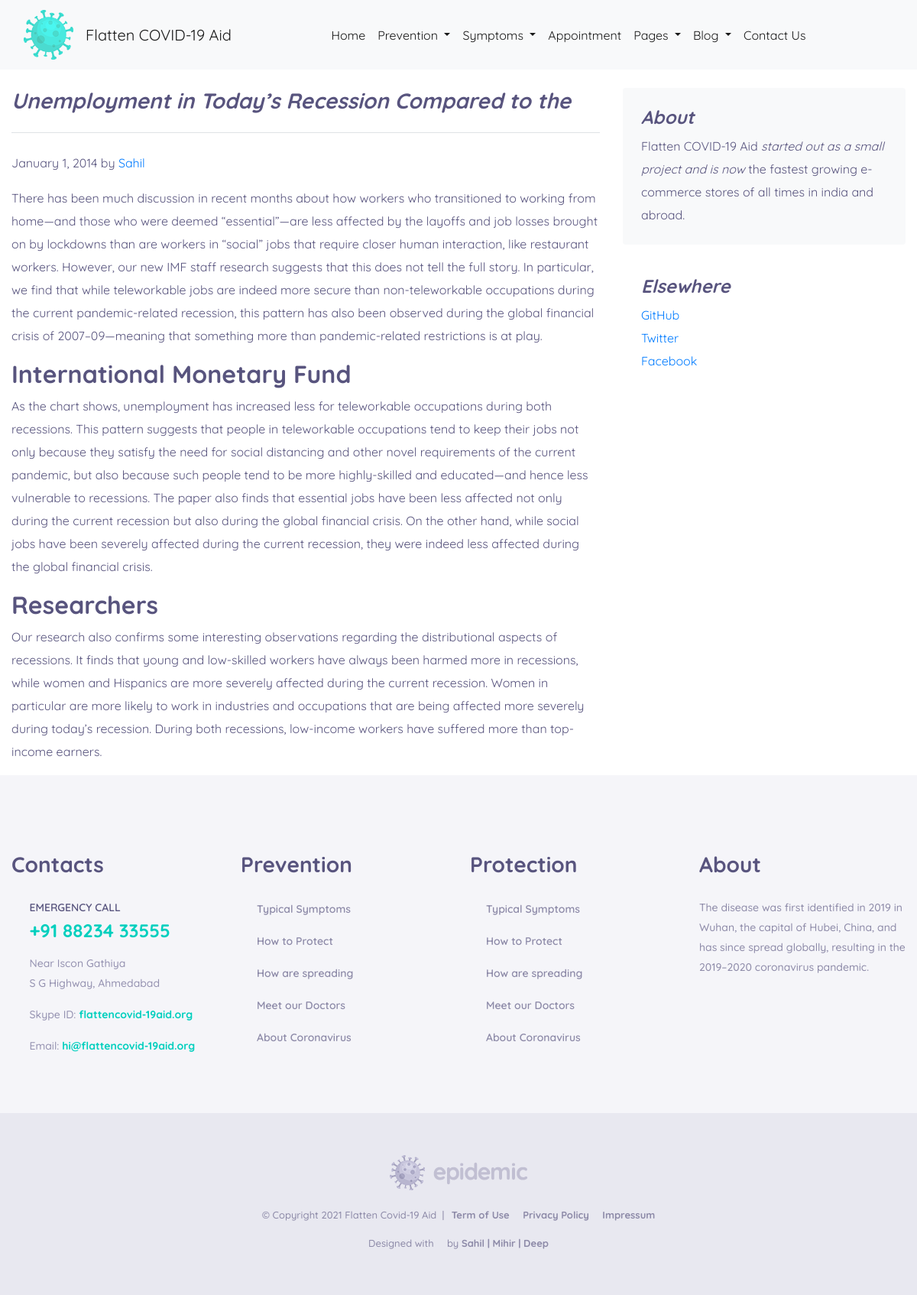
Page /blog/blogpost/8 on the committed database.
### blog/models.py (models this page shows)
class Blogpost(models.Model):
    post_id = models.AutoField(primary_key= True)
    title = models.CharField(max_length=50)
    head0 = models.CharField(max_length=500, default="")
    chead0 = models.CharField(max_length=5000, default="")
    head1 = models.CharField(max_length=500, default="")
    chead1 = models.CharField(max_length=5000, default="")
    head2 = models.CharField(max_length=500, default="")
    chead2 = models.CharField(max_length=5000, default="")
    pub_date = models.DateField()
    thumbnail = models.ImageField(upload_to='blog/images', default="")
    def __str__(self):
        return self.title

### blog/views.py (the view)
# urls.py: path("blogpost/<int:id>",views.blogpost , name="BlogPost" ),
def blogpost(request, id):
    post = Blogpost.objects.filter(post_id = id)[0]
    print(post)
    return render(request, 'blog/blogpost.html',{'post':post})

### blog/templates/blog/blogpost.html (shortened to what this page needs)
{% extends 'blog/basic.html' %}
{% load static %}
{% block body %}
<div class="container">
    <div class="row mt-4">
        <div class="col-md-8 blog-main">
            <h3 class="pb-4 mb-4 font-italic border-bottom">
                {{post.title}}
            </h3>
            <div class="blog-post">
                <p class="blog-post-meta">January 1, 2014 by <a href="#"> Sahil </a></p>
                <p>{{post.chead0}}</p>
                <h2>{{post.head1}}</h2>
                <p>{{post.chead1}}</p>
                <h2>{{post.head2}}</h2>
                <p>{{post.chead2}}</p>
            </div>
        </div>
        <aside class="col-md-4 blog-sidebar">
            <div class="p-4 mb-3 bg-light rounded">
                <h4 class="font-italic">About</h4>
                <p class="mb-0">Flatten COVID-19 Aid <em>started out as a small project and is now</em> the fastest growing e-commerce stores of all times in india and abroad.</p>
            </div>
            <div class="p-4">
                <h4 class="font-italic">Elsewhere</h4>
                <ol class="list-unstyled">
                    <li><a href="#">GitHub</a></li>
                    <li><a href="#">Twitter</a></li>
                    <li><a href="#">Facebook</a></li>
                </ol>
            </div>
        </aside>
    </div>
</div>
{% endblock %}

### rows in the picture
Blogpost: title "Unemployment in Today’s Recession Compared to the", chead0 "There has been much discussion in recent months about how workers who transitioned to working from home—and those who were deemed “essential”—are less affected by the layoffs and job losses brought on by lockdowns than are workers in “social” jobs that require closer human interaction, like restaurant workers. However, our new IMF staff research suggests that this does not tell the full story. In particular, we find that while teleworkable jobs are indeed more secure than non-teleworkable occupations during the current pandemic-related recession, this pattern has also been observed during the global financial crisis of 2007–09—meaning that something more than pandemic-related restrictions…", head1 "International Monetary Fund", chead1 "As the chart shows, unemployment has increased less for teleworkable occupations during both recessions. This pattern suggests that people in teleworkable occupations tend to keep their jobs not only because they satisfy the need for social distancing and other novel requirements of the current pandemic, but also because such people tend to be more highly-skilled and educated—and hence less vulnerable to recessions. The paper also finds that essential jobs have been less affected not only during the current recession but also during the global financial crisis. On the other hand, while social jobs have been severely affected during the current recession, they were indeed less affected…", head2 "Researchers", chead2 "Our research also confirms some interesting observations regarding the distributional aspects of recessions. It finds that young and low-skilled workers have always been harmed more in recessions, while women and Hispanics are more severely affected during the current recession. Women in particular are more likely to work in industries and occupations that are being affected more severely during today’s recession. During both recessions, low-income workers have suffered more than top-income earners."
